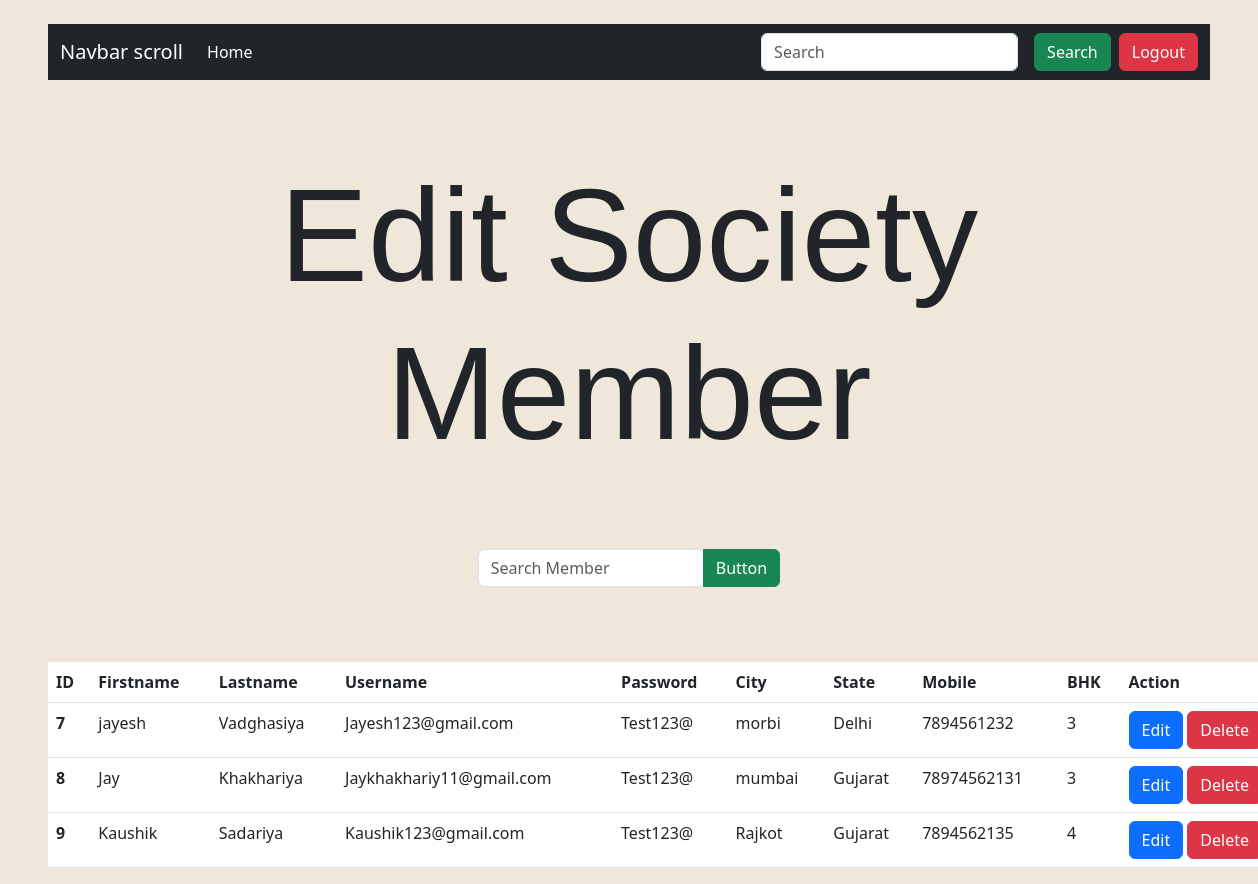
The page /editsocietymember/ on the database its author committed.
### myapp/models.py (models this page shows)
class members_model (models.Model):
    created = models.DateTimeField(default=datetime.now(),blank=True)
    cate = models.CharField(max_length=15,default='Member',blank=True)
    firstname = models.CharField(max_length=50)
    lastname = models.CharField(max_length=50)
    username = models.EmailField(max_length=50)
    password = models.CharField(max_length=12)
    city = models.CharField(max_length=20)
    state = models.CharField(max_length=20)
    Mobile = models.BigIntegerField()
    bhk = models.IntegerField(default=2)

### myapp/views.py (the view, shortened to what this page needs)
# urls.py: path('editsocietymember/',views.editsocietymember,name='editsocietymember'),
def editsocietymember(request):
    category = request.session.get('category')
    memberdata = members_model.objects.all()
    return render(request, 'editsocietymenber.html', {'memberdata': memberdata, 'category': category})

### templates/editsocietymenber.html (shortened to what this page needs)
{% extends "base.html"%}
{% block content %}
<div class="container" style="margin-bottom: 2cm; margin-top: 2cm; ">
    <center>
        <h1 style="font-size: 35mm; font-family: 'Franklin Gothic Medium', 'Arial Narrow', Arial, sans-serif;">Edit
            Society Member</h1>
    </center>
</div>
<div class="container" style="margin-bottom: 2cm; ">
    <center>
        <div class="input-group" style="width: 8cm;">
            <input type="text" class="form-control" placeholder="Search Member" aria-label="Search username"
                aria-describedby="button-addon2">
            <button class="btn btn-success" type="button" id="button-addon2">Button</button>
        </div>
    </center>
</div>
<table class="table mx-5">
    <thead>
        <tr>
            <th>ID</th>
            <th>Firstname</th>
            <th>Lastname</th>
            <th>Username</th>
            <th>Password</th>
            <th>City</th>
            <th>State</th>
            <th>Mobile</th>
            <th>BHK</th>
            <th>Action</th>
        </tr>
    </thead>
    {% for i in memberdata %}
    <tbody>
        <tr>
            <th>{{i.id}}</th>
            <td>{{i.firstname}}</td>
            <td>{{i.lastname}}</td>
            <td>{{i.username}}</td>
            <td>{{i.password}}</td>
            <td>{{i.city}}</td>
            <td>{{i.state}}</td>
            <td>{{i.Mobile}}</td>
            <td>{{i.bhk}}</td>
            <td>
                <button type="button" class="btn btn-primary" data-bs-toggle="modal" data-bs-target="#{{i.id}}">
                    Edit
                </button>
                <button class="btn btn-danger" type="button" data-bs-toggle="offcanvas" data-bs-target="#offcanvasTop{{i.id}}"
                    aria-controls="offcanvasTop">Delete</button>
            </td>
        </tr>
    </tbody>
    {% endfor %}
</table>
{% endblock %}

### rows shown on the page
members_model: id "7", firstname "jayesh", lastname "Vadghasiya", username "Jayesh123@gmail.com", password "Test123@", city "morbi", state "Delhi", Mobile "7894561232", bhk "3"
members_model: id "8", firstname "Jay", lastname "Khakhariya", username "Jaykhakhariy11@gmail.com", password "Test123@", city "mumbai", state "Gujarat", Mobile "78974562131", bhk "3"
members_model: id "9", firstname "Kaushik", lastname "Sadariya", username "Kaushik123@gmail.com", password "Test123@", city "Rajkot", state "Gujarat", Mobile "7894562135", bhk "4"
